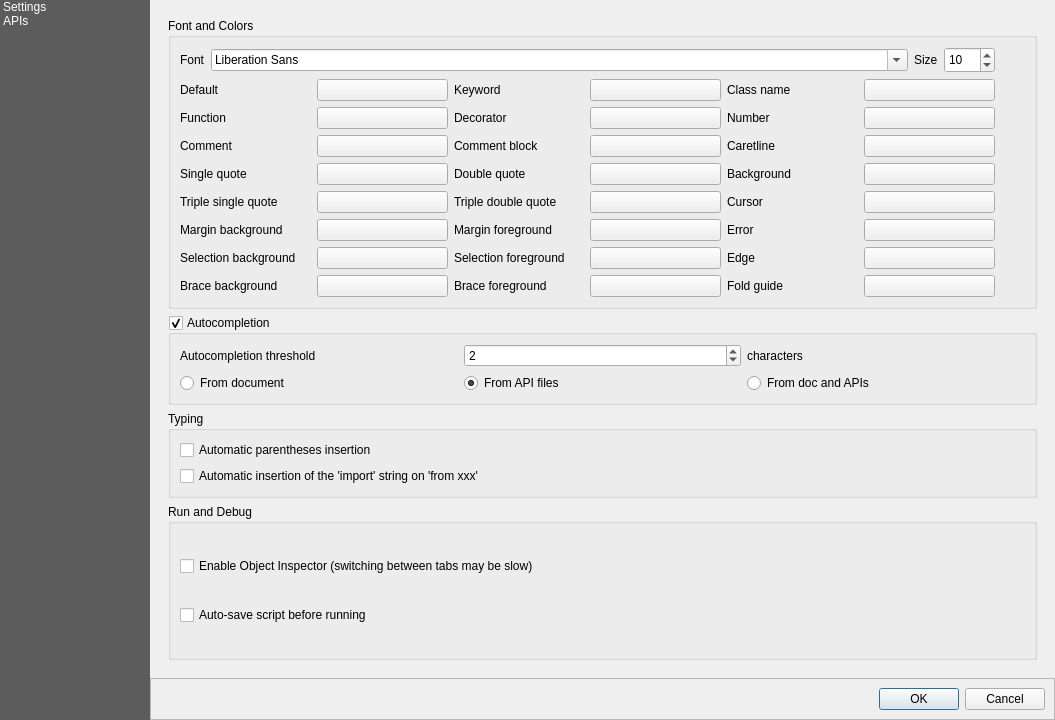
<?xml version="1.0" encoding="UTF-8"?>
<ui version="4.0">
 <class>SettingsDialogPythonConsole</class>
 <widget class="QDialog" name="SettingsDialogPythonConsole">
  <property name="windowModality">
   <enum>Qt::NonModal</enum>
  </property>
  <property name="geometry">
   <rect>
    <x>0</x>
    <y>0</y>
    <width>1055</width>
    <height>720</height>
   </rect>
  </property>
  <property name="sizePolicy">
   <sizepolicy hsizetype="Preferred" vsizetype="Preferred">
    <horstretch>0</horstretch>
    <verstretch>0</verstretch>
   </sizepolicy>
  </property>
  <property name="minimumSize">
   <size>
    <width>500</width>
    <height>0</height>
   </size>
  </property>
  <property name="font">
   <font>
    <weight>50</weight>
    <bold>false</bold>
   </font>
  </property>
  <property name="modal">
   <bool>true</bool>
  </property>
  <layout class="QGridLayout" name="gridLayout_2">
   <property name="leftMargin">
    <number>0</number>
   </property>
   <property name="topMargin">
    <number>0</number>
   </property>
   <property name="rightMargin">
    <number>0</number>
   </property>
   <property name="bottomMargin">
    <number>0</number>
   </property>
   <property name="spacing">
    <number>0</number>
   </property>
   <item row="0" column="1">
    <widget class="QStackedWidget" name="stackedWidget">
     <property name="currentIndex">
      <number>0</number>
     </property>
     <widget class="QWidget" name="page">
      <layout class="QGridLayout" name="gridLayout_18">
       <item row="0" column="0" rowspan="2">
        <widget class="QScrollArea" name="scrollArea">
         <property name="frameShape">
          <enum>QFrame::NoFrame</enum>
         </property>
         <property name="widgetResizable">
          <bool>true</bool>
         </property>
         <widget class="QWidget" name="scrollAreaWidgetContents">
          <property name="geometry">
           <rect>
            <x>0</x>
            <y>0</y>
            <width>887</width>
            <height>658</height>
           </rect>
          </property>
          <layout class="QGridLayout" name="gridLayout_9">
           <item row="0" column="0">
            <widget class="QgsCollapsibleGroupBox" name="groupBoxFontColor">
             <property name="sizePolicy">
              <sizepolicy hsizetype="MinimumExpanding" vsizetype="MinimumExpanding">
               <horstretch>0</horstretch>
               <verstretch>0</verstretch>
              </sizepolicy>
             </property>
             <property name="title">
              <string>Font and Colors</string>
             </property>
             <property name="collapsed" stdset="0">
              <bool>true</bool>
             </property>
             <property name="saveCollapsedState" stdset="0">
              <bool>true</bool>
             </property>
             <layout class="QGridLayout" name="gridLayout_15">
              <item row="0" column="0">
               <layout class="QHBoxLayout" name="horizontalLayout">
                <item>
                 <widget class="QLabel" name="label">
                  <property name="text">
                   <string>Font</string>
                  </property>
                 </widget>
                </item>
                <item>
                 <widget class="QFontComboBox" name="fontComboBox">
                  <property name="sizePolicy">
                   <sizepolicy hsizetype="Expanding" vsizetype="Fixed">
                    <horstretch>0</horstretch>
                    <verstretch>0</verstretch>
                   </sizepolicy>
                  </property>
                  <property name="insertPolicy">
                   <enum>QComboBox::NoInsert</enum>
                  </property>
                 </widget>
                </item>
                <item>
                 <widget class="QLabel" name="label_3">
                  <property name="text">
                   <string>Size</string>
                  </property>
                 </widget>
                </item>
                <item>
                 <widget class="QSpinBox" name="spinBox">
                  <property name="minimumSize">
                   <size>
                    <width>51</width>
                    <height>26</height>
                   </size>
                  </property>
                  <property name="maximumSize">
                   <size>
                    <width>51</width>
                    <height>26</height>
                   </size>
                  </property>
                  <property name="minimum">
                   <number>6</number>
                  </property>
                  <property name="maximum">
                   <number>99</number>
                  </property>
                  <property name="value">
                   <number>10</number>
                  </property>
                 </widget>
                </item>
               </layout>
              </item>
              <item row="1" column="0">
               <layout class="QGridLayout" name="gridLayout_8">
                <item row="0" column="0">
                 <widget class="QLabel" name="label_16">
                  <property name="text">
                   <string>Default</string>
                  </property>
                 </widget>
                </item>
                <item row="0" column="1">
                 <widget class="QgsColorButton" name="defaultFontColor">
                  <property name="text">
                   <string/>
                  </property>
                 </widget>
                </item>
                <item row="0" column="2">
                 <widget class="QLabel" name="label_17">
                  <property name="text">
                   <string>Keyword</string>
                  </property>
                 </widget>
                </item>
                <item row="0" column="3">
                 <widget class="QgsColorButton" name="keywordFontColor">
                  <property name="text">
                   <string/>
                  </property>
                 </widget>
                </item>
                <item row="0" column="4">
                 <widget class="QLabel" name="label_26">
                  <property name="text">
                   <string>Class name</string>
                  </property>
                 </widget>
                </item>
                <item row="0" column="5">
                 <widget class="QgsColorButton" name="classFontColor">
                  <property name="text">
                   <string/>
                  </property>
                 </widget>
                </item>
                <item row="1" column="0">
                 <widget class="QLabel" name="label_13">
                  <property name="text">
                   <string>Function</string>
                  </property>
                 </widget>
                </item>
                <item row="1" column="1">
                 <widget class="QgsColorButton" name="methodFontColor">
                  <property name="text">
                   <string/>
                  </property>
                 </widget>
                </item>
                <item row="1" column="2">
                 <widget class="QLabel" name="label_18">
                  <property name="text">
                   <string>Decorator</string>
                  </property>
                 </widget>
                </item>
                <item row="1" column="3">
                 <widget class="QgsColorButton" name="decorFontColor">
                  <property name="text">
                   <string/>
                  </property>
                 </widget>
                </item>
                <item row="1" column="4">
                 <widget class="QLabel" name="label_55">
                  <property name="text">
                   <string>Number</string>
                  </property>
                 </widget>
                </item>
                <item row="1" column="5">
                 <widget class="QgsColorButton" name="numberFontColor">
                  <property name="text">
                   <string/>
                  </property>
                 </widget>
                </item>
                <item row="2" column="0">
                 <widget class="QLabel" name="label_19">
                  <property name="text">
                   <string>Comment</string>
                  </property>
                 </widget>
                </item>
                <item row="2" column="1">
                 <widget class="QgsColorButton" name="commentFontColor">
                  <property name="text">
                   <string/>
                  </property>
                 </widget>
                </item>
                <item row="2" column="2">
                 <widget class="QLabel" name="label_20">
                  <property name="text">
                   <string>Comment block</string>
                  </property>
                 </widget>
                </item>
                <item row="2" column="3">
                 <widget class="QgsColorButton" name="commentBlockFontColor">
                  <property name="text">
                   <string/>
                  </property>
                 </widget>
                </item>
                <item row="4" column="4">
                 <widget class="QLabel" name="label_24">
                  <property name="text">
                   <string>Cursor</string>
                  </property>
                 </widget>
                </item>
                <item row="4" column="5">
                 <widget class="QgsColorButton" name="cursorColor">
                  <property name="text">
                   <string/>
                  </property>
                 </widget>
                </item>
                <item row="2" column="4">
                 <widget class="QLabel" name="label_22">
                  <property name="text">
                   <string>Caretline</string>
                  </property>
                 </widget>
                </item>
                <item row="2" column="5">
                 <widget class="QgsColorButton" name="caretLineColor">
                  <property name="text">
                   <string/>
                  </property>
                 </widget>
                </item>
                <item row="3" column="0">
                 <widget class="QLabel" name="label_28">
                  <property name="text">
                   <string>Single quote</string>
                  </property>
                 </widget>
                </item>
                <item row="3" column="1">
                 <widget class="QgsColorButton" name="singleQuoteFontColor">
                  <property name="text">
                   <string/>
                  </property>
                 </widget>
                </item>
                <item row="3" column="2">
                 <widget class="QLabel" name="label_31">
                  <property name="text">
                   <string>Double quote</string>
                  </property>
                 </widget>
                </item>
                <item row="3" column="3">
                 <widget class="QgsColorButton" name="doubleQuoteFontColor">
                  <property name="text">
                   <string/>
                  </property>
                 </widget>
                </item>
                <item row="4" column="0">
                 <widget class="QLabel" name="label_29">
                  <property name="text">
                   <string>Triple single quote</string>
                  </property>
                 </widget>
                </item>
                <item row="4" column="1">
                 <widget class="QgsColorButton" name="tripleSingleQuoteFontColor">
                  <property name="text">
                   <string/>
                  </property>
                 </widget>
                </item>
                <item row="4" column="2">
                 <widget class="QLabel" name="label_30">
                  <property name="text">
                   <string>Triple double quote</string>
                  </property>
                 </widget>
                </item>
                <item row="4" column="3">
                 <widget class="QgsColorButton" name="tripleDoubleQuoteFontColor">
                  <property name="text">
                   <string/>
                  </property>
                 </widget>
                </item>
                <item row="3" column="4">
                 <widget class="QLabel" name="label_15">
                  <property name="text">
                   <string>Background</string>
                  </property>
                 </widget>
                </item>
                <item row="3" column="5">
                 <widget class="QgsColorButton" name="paperBackgroundColor">
                  <property name="text">
                   <string/>
                  </property>
                 </widget>
                </item>
                <item row="5" column="0">
                 <widget class="QLabel" name="label_42">
                  <property name="text">
                   <string>Margin background</string>
                  </property>
                 </widget>
                </item>
                <item row="5" column="1">
                 <widget class="QgsColorButton" name="marginBackgroundColor">
                  <property name="text">
                   <string/>
                  </property>
                 </widget>
                </item>
                <item row="5" column="2">
                 <widget class="QLabel" name="label_43">
                  <property name="text">
                   <string>Margin foreground</string>
                  </property>
                 </widget>
                </item>
                <item row="5" column="3">
                 <widget class="QgsColorButton" name="marginForegroundColor">
                  <property name="text">
                   <string/>
                  </property>
                 </widget>
                </item>
                <item row="5" column="4">
                 <widget class="QLabel" name="label_14">
                  <property name="text">
                   <string>Error</string>
                  </property>
                 </widget>
                </item>
                <item row="5" column="5">
                 <widget class="QgsColorButton" name="stderrFontColor">
                  <property name="text">
                   <string/>
                  </property>
                 </widget>
                </item>
                <item row="6" column="0">
                 <widget class="QLabel" name="label_48">
                  <property name="text">
                   <string>Selection background</string>
                  </property>
                 </widget>
                </item>
                <item row="6" column="1">
                 <widget class="QgsColorButton" name="selectionBackgroundColor">
                  <property name="text">
                   <string/>
                  </property>
                 </widget>
                </item>
                <item row="6" column="2">
                 <widget class="QLabel" name="label_49">
                  <property name="text">
                   <string>Selection foreground</string>
                  </property>
                 </widget>
                </item>
                <item row="6" column="3">
                 <widget class="QgsColorButton" name="selectionForegroundColor">
                  <property name="text">
                   <string/>
                  </property>
                 </widget>
                </item>
                <item row="7" column="0">
                 <widget class="QLabel" name="label_50">
                  <property name="text">
                   <string>Brace background</string>
                  </property>
                 </widget>
                </item>
                <item row="7" column="1">
                 <widget class="QgsColorButton" name="matchedBraceBackgroundColor">
                  <property name="text">
                   <string/>
                  </property>
                 </widget>
                </item>
                <item row="7" column="2">
                 <widget class="QLabel" name="label_60">
                  <property name="text">
                   <string>Brace foreground</string>
                  </property>
                 </widget>
                </item>
                <item row="7" column="3">
                 <widget class="QgsColorButton" name="matchedBraceForegroundColor">
                  <property name="text">
                   <string/>
                  </property>
                 </widget>
                </item>
                <item row="6" column="4">
                 <widget class="QLabel" name="label_38">
                  <property name="text">
                   <string>Edge</string>
                  </property>
                 </widget>
                </item>
                <item row="7" column="4">
                 <widget class="QLabel" name="label_39">
                  <property name="text">
                   <string>Fold guide</string>
                  </property>
                 </widget>
                </item>
                <item row="6" column="5">
                 <widget class="QgsColorButton" name="edgeColor">
                  <property name="text">
                   <string/>
                  </property>
                 </widget>
                </item>
                <item row="7" column="5">
                 <widget class="QgsColorButton" name="foldColor">
                  <property name="text">
                   <string/>
                  </property>
                 </widget>
                </item>
               </layout>
              </item>
              <item row="1" column="1">
               <layout class="QVBoxLayout" name="verticalLayout_4">
                <item>
                 <widget class="QToolButton" name="resetFontColor">
                  <property name="toolTip">
                   <string>Reset to default colors</string>
                  </property>
                  <property name="text">
                   <string/>
                  </property>
                  <property name="autoRaise">
                   <bool>true</bool>
                  </property>
                 </widget>
                </item>
                <item>
                 <spacer name="verticalSpacer_2">
                  <property name="orientation">
                   <enum>Qt::Vertical</enum>
                  </property>
                  <property name="sizeHint" stdset="0">
                   <size>
                    <width>20</width>
                    <height>40</height>
                   </size>
                  </property>
                 </spacer>
                </item>
               </layout>
              </item>
             </layout>
            </widget>
           </item>
           <item row="1" column="0">
            <widget class="QgsCollapsibleGroupBox" name="groupBoxAutoCompletion">
             <property name="title">
              <string>Autocompletion</string>
             </property>
             <property name="checkable">
              <bool>true</bool>
             </property>
             <property name="checked">
              <bool>true</bool>
             </property>
             <property name="collapsed" stdset="0">
              <bool>false</bool>
             </property>
             <property name="saveCheckedState" stdset="0">
              <bool>true</bool>
             </property>
             <property name="saveCollapsedState" stdset="0">
              <bool>true</bool>
             </property>
             <layout class="QGridLayout" name="gridLayout_5">
              <item row="0" column="0">
               <widget class="QLabel" name="label_6">
                <property name="text">
                 <string>Autocompletion threshold</string>
                </property>
               </widget>
              </item>
              <item row="0" column="1">
               <widget class="QSpinBox" name="autoCompThreshold">
                <property name="maximum">
                 <number>10</number>
                </property>
                <property name="value">
                 <number>2</number>
                </property>
               </widget>
              </item>
              <item row="0" column="2">
               <widget class="QLabel" name="label_36">
                <property name="text">
                 <string>characters</string>
                </property>
               </widget>
              </item>
              <item row="1" column="0" colspan="3">
               <layout class="QGridLayout" name="layoutRadioButton">
                <item row="0" column="2">
                 <widget class="QRadioButton" name="autoCompFromDocAPI">
                  <property name="toolTip">
                   <string>Get autocompletion from current document and installed APIs</string>
                  </property>
                  <property name="text">
                   <string>From doc and APIs</string>
                  </property>
                 </widget>
                </item>
                <item row="0" column="1">
                 <widget class="QRadioButton" name="autoCompFromAPI">
                  <property name="toolTip">
                   <string>Get autocompletion from installed APIs</string>
                  </property>
                  <property name="text">
                   <string>From API files</string>
                  </property>
                  <property name="checked">
                   <bool>true</bool>
                  </property>
                 </widget>
                </item>
                <item row="0" column="0">
                 <widget class="QRadioButton" name="autoCompFromDoc">
                  <property name="toolTip">
                   <string>Get autocompletion from current document</string>
                  </property>
                  <property name="text">
                   <string>From document</string>
                  </property>
                 </widget>
                </item>
               </layout>
              </item>
             </layout>
            </widget>
           </item>
           <item row="2" column="0">
            <widget class="QgsCollapsibleGroupBox" name="groupBox_4">
             <property name="title">
              <string>Typing</string>
             </property>
             <property name="collapsed" stdset="0">
              <bool>true</bool>
             </property>
             <property name="saveCollapsedState" stdset="0">
              <bool>true</bool>
             </property>
             <layout class="QGridLayout" name="gridLayout_11">
              <item row="0" column="0">
               <layout class="QVBoxLayout" name="verticalLayout_2">
                <item>
                 <widget class="QCheckBox" name="autoCloseBracket">
                  <property name="text">
                   <string>Automatic parentheses insertion</string>
                  </property>
                 </widget>
                </item>
                <item>
                 <widget class="QCheckBox" name="autoInsertionImport">
                  <property name="text">
                   <string>Automatic insertion of the 'import' string on 'from xxx'</string>
                  </property>
                 </widget>
                </item>
               </layout>
              </item>
             </layout>
            </widget>
           </item>
           <item row="3" column="0">
            <widget class="QgsCollapsibleGroupBox" name="groupBoxRunDebugEditor">
             <property name="sizePolicy">
              <sizepolicy hsizetype="MinimumExpanding" vsizetype="MinimumExpanding">
               <horstretch>0</horstretch>
               <verstretch>0</verstretch>
              </sizepolicy>
             </property>
             <property name="title">
              <string>Run and Debug</string>
             </property>
             <property name="collapsed" stdset="0">
              <bool>false</bool>
             </property>
             <property name="saveCollapsedState" stdset="0">
              <bool>true</bool>
             </property>
             <layout class="QGridLayout" name="gridLayout_21">
              <item row="0" column="0">
               <widget class="QCheckBox" name="enableObjectInspector">
                <property name="text">
                 <string>Enable Object Inspector (switching between tabs may be slow)</string>
                </property>
                <property name="checked">
                 <bool>false</bool>
                </property>
               </widget>
              </item>
              <item row="1" column="0">
               <widget class="QCheckBox" name="autoSaveScript">
                <property name="text">
                 <string>Auto-save script before running</string>
                </property>
               </widget>
              </item>
             </layout>
            </widget>
           </item>
          </layout>
         </widget>
        </widget>
       </item>
      </layout>
     </widget>
     <widget class="QWidget" name="page_2">
      <layout class="QGridLayout" name="gridLayout_16">
       <item row="0" column="0">
        <widget class="QGroupBox" name="groupBox_2">
         <property name="title">
          <string>APIs</string>
         </property>
         <layout class="QGridLayout" name="gridLayout_7">
          <item row="0" column="0">
           <widget class="QCheckBox" name="preloadAPI">
            <property name="text">
             <string>Using preloaded APIs file</string>
            </property>
            <property name="checked">
             <bool>true</bool>
            </property>
           </widget>
          </item>
          <item row="1" column="0">
           <layout class="QGridLayout" name="gridLayout">
            <item row="0" column="1">
             <layout class="QVBoxLayout" name="verticalLayout">
              <item>
               <widget class="QPushButton" name="addAPIpath">
                <property name="sizePolicy">
                 <sizepolicy hsizetype="Minimum" vsizetype="Minimum">
                  <horstretch>0</horstretch>
                  <verstretch>0</verstretch>
                 </sizepolicy>
                </property>
                <property name="minimumSize">
                 <size>
                  <width>32</width>
                  <height>32</height>
                 </size>
                </property>
                <property name="maximumSize">
                 <size>
                  <width>32</width>
                  <height>32</height>
                 </size>
                </property>
                <property name="text">
                 <string/>
                </property>
               </widget>
              </item>
              <item>
               <widget class="QPushButton" name="removeAPIpath">
                <property name="minimumSize">
                 <size>
                  <width>32</width>
                  <height>32</height>
                 </size>
                </property>
                <property name="maximumSize">
                 <size>
                  <width>32</width>
                  <height>32</height>
                 </size>
                </property>
                <property name="text">
                 <string/>
                </property>
               </widget>
              </item>
              <item>
               <spacer name="verticalSpacer">
                <property name="orientation">
                 <enum>Qt::Vertical</enum>
                </property>
                <property name="sizeHint" stdset="0">
                 <size>
                  <width>20</width>
                  <height>40</height>
                 </size>
                </property>
               </spacer>
              </item>
             </layout>
            </item>
            <item row="0" column="0">
             <widget class="QTableWidget" name="tableWidget">
              <property name="minimumSize">
               <size>
                <width>0</width>
                <height>150</height>
               </size>
              </property>
              <property name="editTriggers">
               <set>QAbstractItemView::NoEditTriggers</set>
              </property>
              <property name="tabKeyNavigation">
               <bool>false</bool>
              </property>
              <property name="showDropIndicator" stdset="0">
               <bool>false</bool>
              </property>
              <property name="dragDropOverwriteMode">
               <bool>false</bool>
              </property>
              <property name="alternatingRowColors">
               <bool>true</bool>
              </property>
              <property name="selectionMode">
               <enum>QAbstractItemView::ExtendedSelection</enum>
              </property>
              <property name="selectionBehavior">
               <enum>QAbstractItemView::SelectRows</enum>
              </property>
              <property name="verticalScrollMode">
               <enum>QAbstractItemView::ScrollPerPixel</enum>
              </property>
              <property name="horizontalScrollMode">
               <enum>QAbstractItemView::ScrollPerPixel</enum>
              </property>
              <property name="gridStyle">
               <enum>Qt::SolidLine</enum>
              </property>
              <property name="rowCount">
               <number>0</number>
              </property>
              <property name="columnCount">
               <number>2</number>
              </property>
              <attribute name="horizontalHeaderVisible">
               <bool>false</bool>
              </attribute>
              <attribute name="horizontalHeaderCascadingSectionResizes">
               <bool>false</bool>
              </attribute>
              <attribute name="horizontalHeaderShowSortIndicator" stdset="0">
               <bool>false</bool>
              </attribute>
              <attribute name="horizontalHeaderStretchLastSection">
               <bool>true</bool>
              </attribute>
              <attribute name="verticalHeaderVisible">
               <bool>false</bool>
              </attribute>
              <column>
               <property name="text">
                <string>APIs</string>
               </property>
              </column>
              <column>
               <property name="text">
                <string>Path</string>
               </property>
              </column>
             </widget>
            </item>
           </layout>
          </item>
          <item row="2" column="0">
           <widget class="QgsCollapsibleGroupBox" name="groupBoxPreparedAPI">
            <property name="title">
             <string>Using prepared APIs file</string>
            </property>
            <property name="checkable">
             <bool>true</bool>
            </property>
            <property name="checked">
             <bool>false</bool>
            </property>
            <property name="collapsed" stdset="0">
             <bool>true</bool>
            </property>
            <property name="saveCollapsedState" stdset="0">
             <bool>true</bool>
            </property>
            <property name="saveCheckedState" stdset="0">
             <bool>true</bool>
            </property>
            <layout class="QGridLayout" name="gridLayout_3">
             <item row="0" column="0">
              <widget class="QPushButton" name="compileAPIs">
               <property name="text">
                <string>Compile APIs…</string>
               </property>
              </widget>
             </item>
             <item row="0" column="1">
              <widget class="QLineEdit" name="lineEdit">
               <property name="minimumSize">
                <size>
                 <width>0</width>
                 <height>27</height>
                </size>
               </property>
              </widget>
             </item>
            </layout>
           </widget>
          </item>
         </layout>
        </widget>
       </item>
      </layout>
     </widget>
    </widget>
   </item>
   <item row="0" column="0" rowspan="3">
    <widget class="QListWidget" name="mOptionsListWidget">
     <property name="minimumSize">
      <size>
       <width>58</width>
       <height>0</height>
      </size>
     </property>
     <property name="maximumSize">
      <size>
       <width>150</width>
       <height>16777215</height>
      </size>
     </property>
     <property name="styleSheet">
      <string notr="true">background: #5C5C5C; color: white;</string>
     </property>
     <property name="frameShape">
      <enum>QFrame::NoFrame</enum>
     </property>
     <property name="horizontalScrollBarPolicy">
      <enum>Qt::ScrollBarAlwaysOff</enum>
     </property>
     <property name="editTriggers">
      <set>QAbstractItemView::NoEditTriggers</set>
     </property>
     <property name="iconSize">
      <size>
       <width>32</width>
       <height>32</height>
      </size>
     </property>
     <property name="textElideMode">
      <enum>Qt::ElideNone</enum>
     </property>
     <property name="resizeMode">
      <enum>QListView::Adjust</enum>
     </property>
     <property name="wordWrap">
      <bool>true</bool>
     </property>
     <item>
      <property name="text">
       <string>Settings</string>
      </property>
      <property name="toolTip">
       <string>Console settings</string>
      </property>
      <property name="icon">
       <iconset>
        <normaloff>:/images/themes/default/propertyicons/system.svg</normaloff>:/images/themes/default/propertyicons/system.svg</iconset>
      </property>
     </item>
     <item>
      <property name="text">
       <string>APIs</string>
      </property>
      <property name="toolTip">
       <string> APIs file settings for autocompletion</string>
      </property>
      <property name="icon">
       <iconset>
        <normaloff>:/images/themes/default/propertyicons/attributes.svg</normaloff>:/images/themes/default/propertyicons/attributes.svg</iconset>
      </property>
     </item>
    </widget>
   </item>
   <item row="2" column="1">
    <widget class="QFrame" name="frame">
     <property name="frameShape">
      <enum>QFrame::StyledPanel</enum>
     </property>
     <property name="frameShadow">
      <enum>QFrame::Raised</enum>
     </property>
     <layout class="QHBoxLayout" name="horizontalLayout_2">
      <item>
       <widget class="QDialogButtonBox" name="buttonBox">
        <property name="orientation">
         <enum>Qt::Horizontal</enum>
        </property>
        <property name="standardButtons">
         <set>QDialogButtonBox::Cancel|QDialogButtonBox::Ok</set>
        </property>
       </widget>
      </item>
     </layout>
    </widget>
   </item>
  </layout>
 </widget>
 <customwidgets>
  <customwidget>
   <class>QgsCollapsibleGroupBox</class>
   <extends>QGroupBox</extends>
   <header>qgis.gui</header>
   <container>1</container>
  </customwidget>
  <customwidget>
   <class>QgsColorButton</class>
   <extends>QPushButton</extends>
   <header location="global">qgis.gui</header>
   <container>1</container>
  </customwidget>
 </customwidgets>
 <resources/>
 <connections>
  <connection>
   <sender>buttonBox</sender>
   <signal>accepted()</signal>
   <receiver>SettingsDialogPythonConsole</receiver>
   <slot>accept()</slot>
   <hints>
    <hint type="sourcelabel">
     <x>248</x>
     <y>254</y>
    </hint>
    <hint type="destinationlabel">
     <x>157</x>
     <y>274</y>
    </hint>
   </hints>
  </connection>
  <connection>
   <sender>buttonBox</sender>
   <signal>rejected()</signal>
   <receiver>SettingsDialogPythonConsole</receiver>
   <slot>reject()</slot>
   <hints>
    <hint type="sourcelabel">
     <x>316</x>
     <y>260</y>
    </hint>
    <hint type="destinationlabel">
     <x>286</x>
     <y>274</y>
    </hint>
   </hints>
  </connection>
  <connection>
   <sender>mOptionsListWidget</sender>
   <signal>currentRowChanged(int)</signal>
   <receiver>stackedWidget</receiver>
   <slot>setCurrentIndex(int)</slot>
   <hints>
    <hint type="sourcelabel">
     <x>86</x>
     <y>299</y>
    </hint>
    <hint type="destinationlabel">
     <x>530</x>
     <y>299</y>
    </hint>
   </hints>
  </connection>
 </connections>
</ui>
